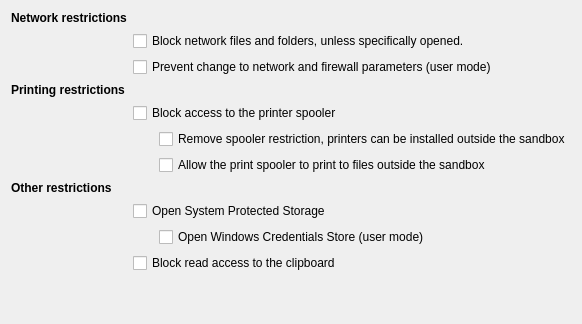
           <widget class="QWidget" name="tab_7">
            <attribute name="title">
             <string>Access Restrictions</string>
            </attribute>
            <layout class="QGridLayout" name="gridLayout_37">
             <item row="0" column="0">
              <layout class="QGridLayout" name="gridLayout_36">
               <item row="9" column="2">
                <widget class="QCheckBox" name="chkOpenCredentials">
                 <property name="text">
                  <string>Open Windows Credentials Store (user mode)</string>
                 </property>
                </widget>
               </item>
               <item row="6" column="2">
                <widget class="QCheckBox" name="chkPrintToFile">
                 <property name="sizePolicy">
                  <sizepolicy hsizetype="Minimum" vsizetype="Fixed">
                   <horstretch>0</horstretch>
                   <verstretch>0</verstretch>
                  </sizepolicy>
                 </property>
                 <property name="text">
                  <string>Allow the print spooler to print to files outside the sandbox</string>
                 </property>
                </widget>
               </item>
               <item row="5" column="2">
                <widget class="QCheckBox" name="chkOpenSpooler">
                 <property name="text">
                  <string>Remove spooler restriction, printers can be installed outside the sandbox</string>
                 </property>
                </widget>
               </item>
               <item row="11" column="0">
                <spacer name="verticalSpacer_12">
                 <property name="orientation">
                  <enum>Qt::Vertical</enum>
                 </property>
                 <property name="sizeHint" stdset="0">
                  <size>
                   <width>20</width>
                   <height>40</height>
                  </size>
                 </property>
                </spacer>
               </item>
               <item row="10" column="1" colspan="2">
                <widget class="QCheckBox" name="chkCloseClipBoard">
                 <property name="text">
                  <string>Block read access to the clipboard</string>
                 </property>
                </widget>
               </item>
               <item row="8" column="1" colspan="2">
                <widget class="QCheckBox" name="chkOpenProtectedStorage">
                 <property name="text">
                  <string>Open System Protected Storage</string>
                 </property>
                </widget>
               </item>
               <item row="4" column="1" colspan="2">
                <widget class="QCheckBox" name="chkBlockSpooler">
                 <property name="text">
                  <string>Block access to the printer spooler</string>
                 </property>
                </widget>
               </item>
               <item row="7" column="0" colspan="2">
                <widget class="QLabel" name="label_18">
                 <property name="font">
                  <font>
                   <weight>75</weight>
                   <bold>true</bold>
                   <kerning>true</kerning>
                  </font>
                 </property>
                 <property name="toolTip">
                  <string>Protect the system from sandboxed processes</string>
                 </property>
                 <property name="text">
                  <string>Other restrictions</string>
                 </property>
                </widget>
               </item>
               <item row="11" column="2">
                <spacer name="horizontalSpacer_5">
                 <property name="orientation">
                  <enum>Qt::Horizontal</enum>
                 </property>
                 <property name="sizeHint" stdset="0">
                  <size>
                   <width>40</width>
                   <height>20</height>
                  </size>
                 </property>
                </spacer>
               </item>
               <item row="3" column="0">
                <widget class="QLabel" name="label_31">
                 <property name="font">
                  <font>
                   <weight>75</weight>
                   <bold>true</bold>
                   <kerning>true</kerning>
                  </font>
                 </property>
                 <property name="toolTip">
                  <string>Protect the system from sandboxed processes</string>
                 </property>
                 <property name="text">
                  <string>Printing restrictions</string>
                 </property>
                </widget>
               </item>
               <item row="3" column="1">
                <widget class="QLabel" name="label_39">
                 <property name="minimumSize">
                  <size>
                   <width>20</width>
                   <height>0</height>
                  </size>
                 </property>
                 <property name="maximumSize">
                  <size>
                   <width>20</width>
                   <height>16777215</height>
                  </size>
                 </property>
                 <property name="text">
                  <string/>
                 </property>
                </widget>
               </item>
               <item row="0" column="0">
                <widget class="QLabel" name="label_34">
                 <property name="font">
                  <font>
                   <weight>75</weight>
                   <bold>true</bold>
                   <kerning>true</kerning>
                  </font>
                 </property>
                 <property name="toolTip">
                  <string>Protect the system from sandboxed processes</string>
                 </property>
                 <property name="text">
                  <string>Network restrictions</string>
                 </property>
                </widget>
               </item>
               <item row="1" column="1" colspan="2">
                <widget class="QCheckBox" name="chkBlockNetShare">
                 <property name="text">
                  <string>Block network files and folders, unless specifically opened.</string>
                 </property>
                </widget>
               </item>
               <item row="2" column="1" colspan="2">
                <widget class="QCheckBox" name="chkBlockNetParam">
                 <property name="text">
                  <string>Prevent change to network and firewall parameters (user mode)</string>
                 </property>
                </widget>
               </item>
              </layout>
             </item>
            </layout>
           </widget>
